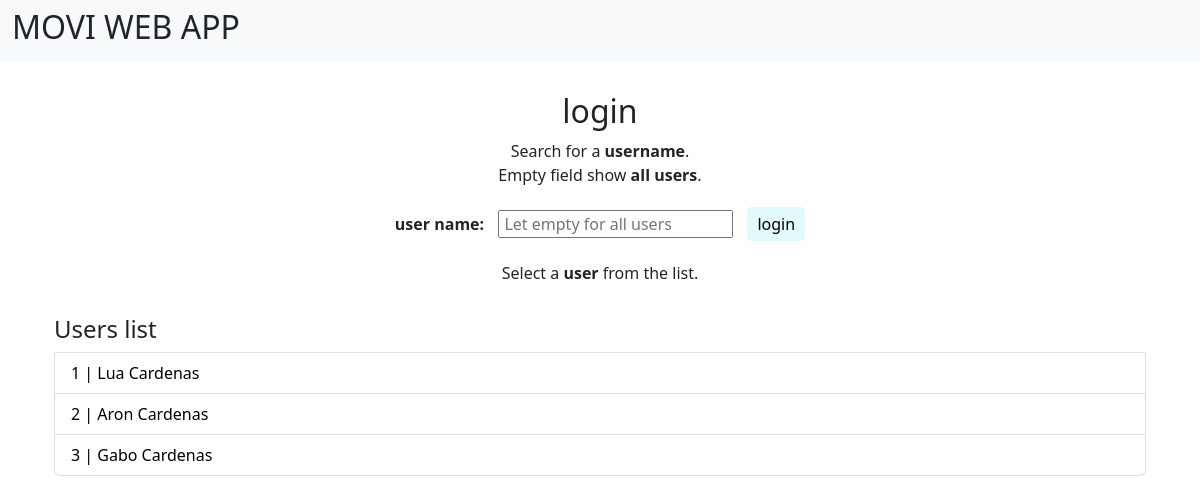
Screenshot of /users with the database file from the repository.
### datamanager/data_models.py (models this page shows, shortened)
class User(db.Model):
    user_id: Mapped[int] = mapped_column(primary_key=True, autoincrement=True)
    user_name: Mapped[str] = mapped_column(nullable=False)
    reviews: Mapped[list["Review"]] = relationship(back_populates="user")
    movies: Mapped[list["Movie"]] = relationship(secondary=user_movie_association, back_populates="users")

### app.py (the view)
@app.route('/users', methods=['GET', 'POST'])
def list_users():
    with app.app_context():
        if request.method == 'POST':
            search_name = request.form.get('search_name')
            if search_name:
                users = User.query.filter(User.user_name.like(f"%{search_name}%")).all()
            else:
                users = User.query.all()
            return render_template('users.html', users=users)
    users = User.query.all()
    return render_template('users.html', users=users)

### templates/users.html (shortened to what this page needs)
{% extends "layout.html" %}
{% block content %}
<div class="container users">
    <div class="div_form">
      <form action="" method="post">
          <h2>login</h2>
          <p>Search for a <b>username</b>.<br>
              Empty field show <b>all users</b>.
          </p>
          <div class="_input">
              <label for="search_name"><b>user name:</b></label>
              <input type="text" id="search_name" name="search_name" placeholder=" Let empty for all users">
              <input type="submit" value="login">
          </div>
          <p>Select a <b>user</b> from the list.</p>
      </form>
    </div>
    <div class="list-group">
      <h4>Users list</h4>
      {% for user in users %}
        <a href="/users/{{ user.user_id }}" class="list-group-item list-group-item-action">
            <button name="user_id" value="{{ user.user_id }}">{{ user.user_id }} | {{ user.user_name }}</button>
        </a>
      {% endfor %}
    </div>
</div>
{% endblock %}

### static/style.css (style rules this page uses)
* { box-sizing: border-box; margin: 0px; padding: 0px; }
p { margin: 0px; }
.container { padding-top: 10px; padding-bottom: 20px; }
.list-group button { background-color: transparent; border: none; }
input[type="submit"] { border: none; padding: 5px 10px; cursor: pointer; border-radius: 5px; background-color: #E2FAFC; }
.users div:first-child { text-align: center; margin-bottom: 20px; }
.div_form { display: flex; align-content: center; justify-content: center; }
.div_form form { display: block; width: auto; padding: 10px 0px; text-align: center; }
.div_form form ._input { padding: 20px 0px; }
.div_form form ._input input[type="text"] { margin: 0px 10px; }

### rows the page displays
User: user_id "1", user_name "Lua Cardenas"
User: user_id "2", user_name "Aron Cardenas"
User: user_id "3", user_name "Gabo Cardenas"
